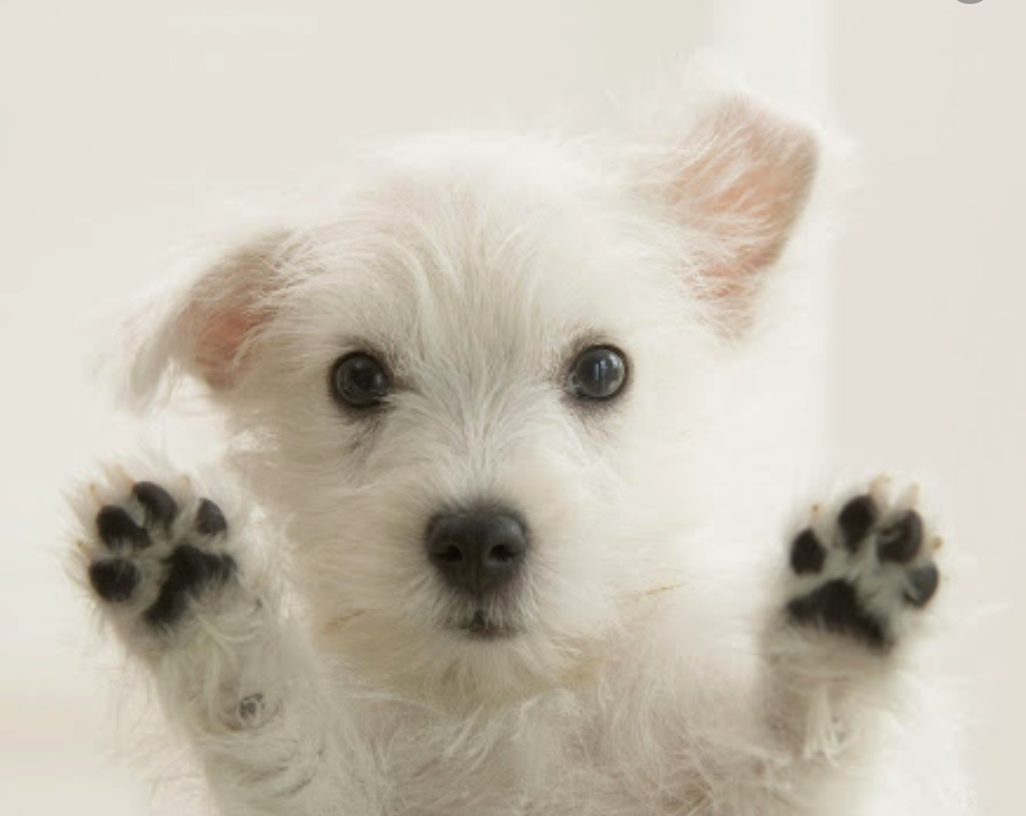
#> input picture xiaogou.png, 1026 x 816 px
$ python colormap.py
#> lines starting #> are read from the running program, lines starting #| are printed output that depends on the picture
import cv2
import matplotlib.pyplot as plt


def show_with_matplotlib(color_img, title, pos):
    img_RGB = color_img[:, :, ::-1]

    ax = plt.subplot(2, 7, pos)
    plt.imshow(img_RGB)
    plt.title(title, fontsize=8)
    plt.axis('off')

# 加载图像并转化为灰度图像
gray_img = cv2.imread('xiaogou.png', cv2.IMREAD_GRAYSCALE)
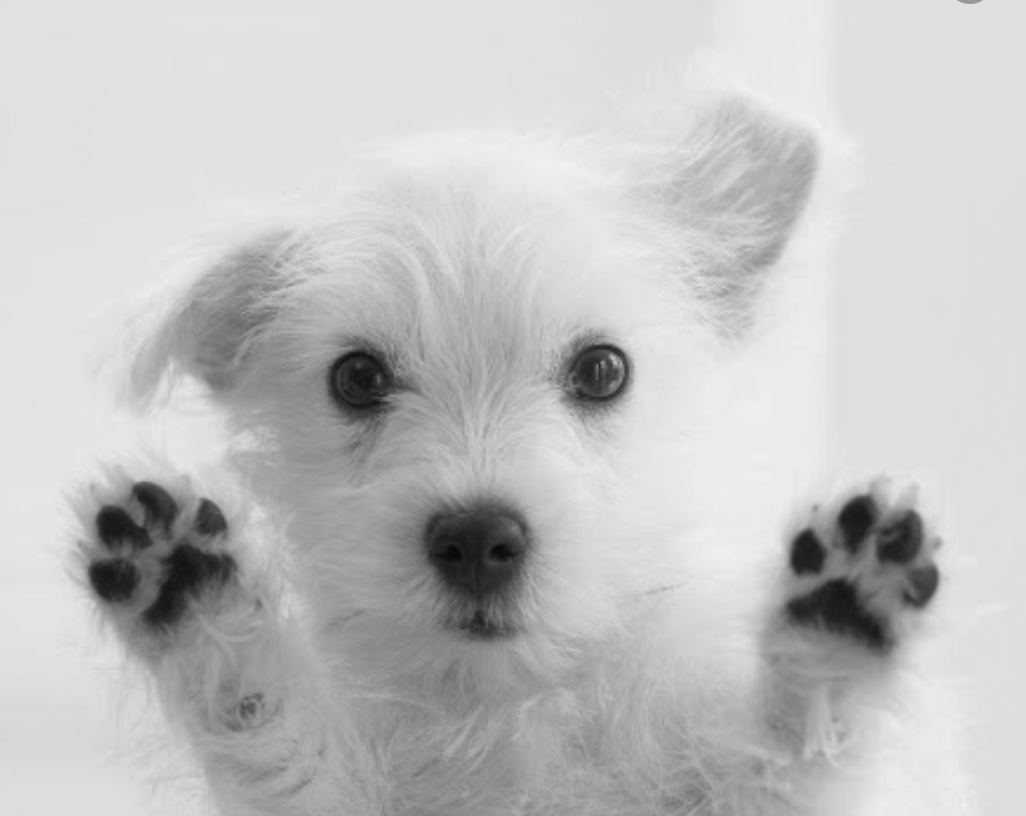
#> gray_img: shape (816, 1026); min 6, max 242, mean 194.5

# 色彩映射列表
colormaps = ["AUTUMN", "BONE", "JET", "WINTER", "RAINBOW", "OCEAN", "SUMMER", "SPRING", "COOL", "HSV", "HOT", "PINK", "PARULA"]

plt.figure(figsize=(12, 5))
plt.suptitle("Colormaps", fontsize=14, fontweight='bold')

show_with_matplotlib(cv2.cvtColor(gray_img, cv2.COLOR_GRAY2BGR), "GRAY", 1)

# 应用色彩映射
for idx, val in enumerate(colormaps):
    show_with_matplotlib(cv2.applyColorMap(gray_img, idx), val, idx + 2)
#> this loop made 13 passes
#> pass 1, in show_with_matplotlib (call 2), `img_RGB = color_img[:, :, ::-1]`:
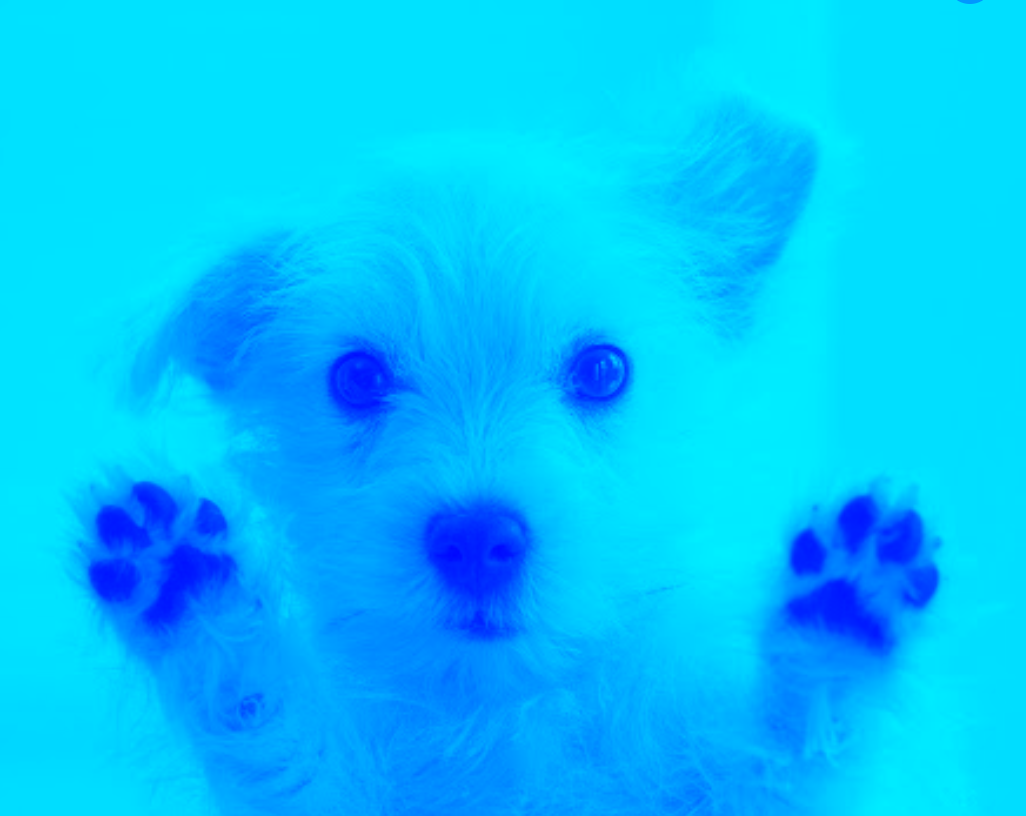
#> img_RGB: shape (816, 1026, 3); mean of channels 0, 1, 2 255, 194.5, 0; drawn as B, G, R
#> pass 3, in show_with_matplotlib (call 4), `img_RGB = color_img[:, :, ::-1]`:
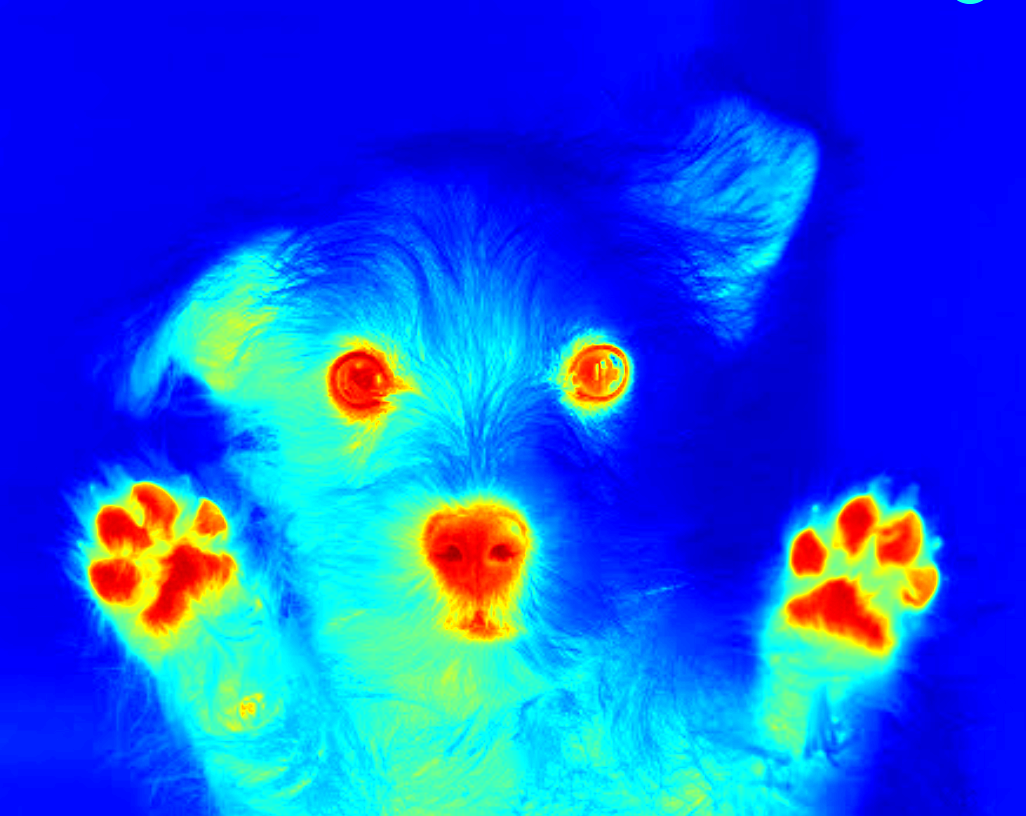
#> img_RGB: shape (816, 1026, 3); mean of channels 0, 1, 2 224.4, 82.6, 23.7; drawn as B, G, R

plt.show()
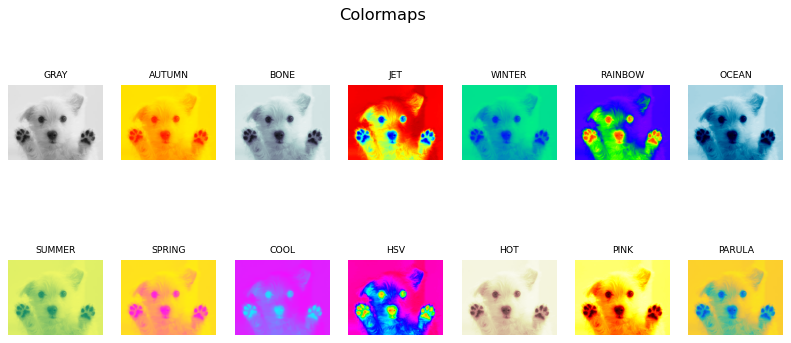
#> figure drawn by matplotlib, 14 panels
